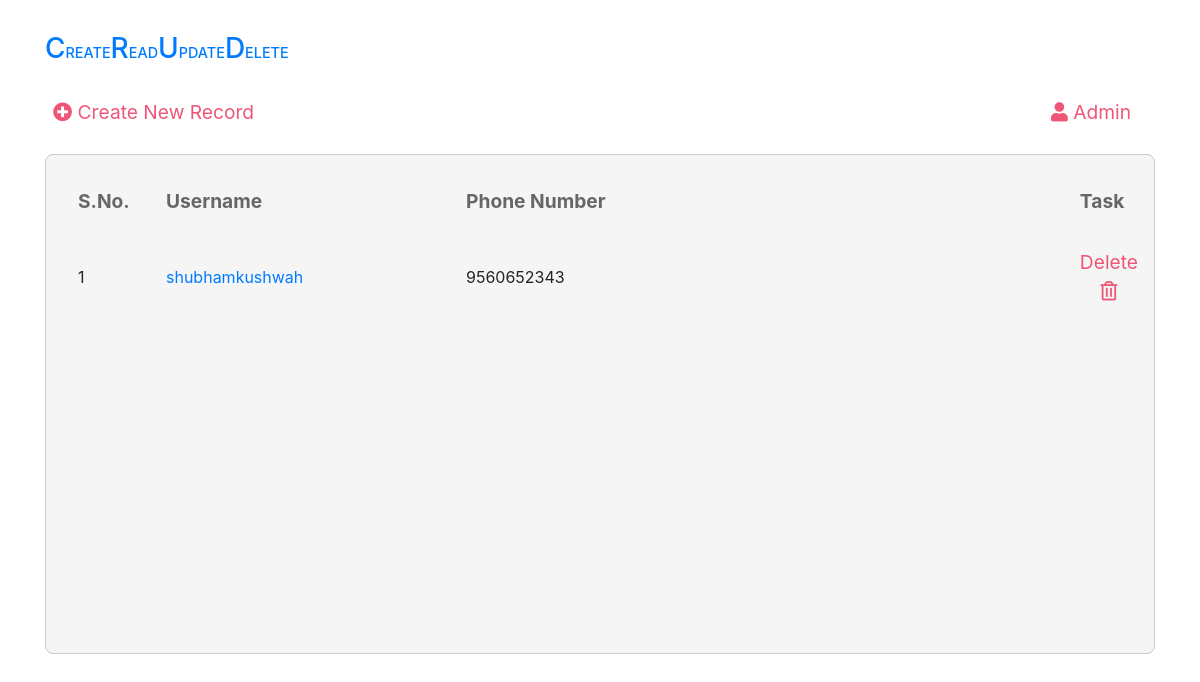
Before: / with the older database file.
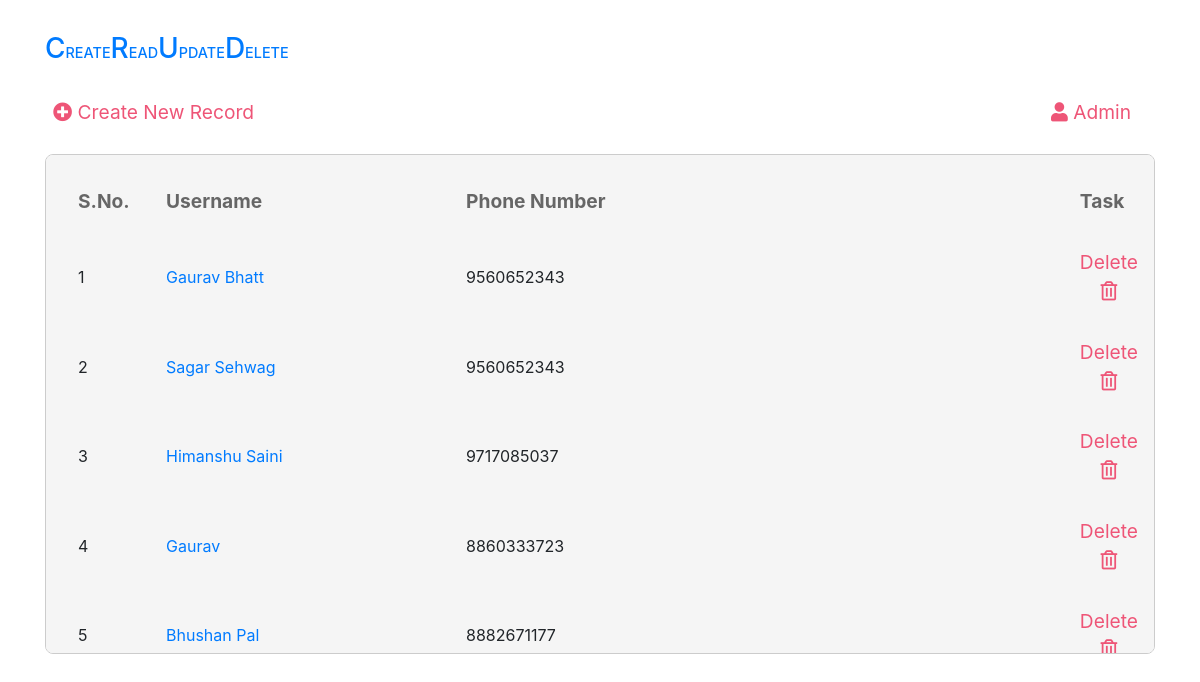
After: the same page with the newer database file.
### programmer/models.py (models this page shows, shortened)
class Programmer(models.Model):
    username = models.CharField(max_length=120)
    phone_no = models.CharField(max_length=20)
    timestamp = models.DateTimeField(auto_now=True)
    class Meta:
        ordering = ['-timestamp']

### programmer/views.py (the view, shortened to what this page needs)
# urls.py: url(r'^$', HomeView.as_view(), name="home"),
class HomeView(CreateView):
    form_class = ProgForm
    template_name = 'programmer/home.html'
    def get_context_data(self, *args, **kwargs):
        context = super(HomeView, self).get_context_data(*args, **kwargs)
        qs = Programmer.objects.all()
        context['object_list'] = qs
        context['submit_btn'] = 'Create'
        return context

### programmer/templates/programmer/home.html (shortened to what this page needs)
{% extends 'programmer/base.html' %}
{% block content %}
    <a data-toggle="modal" href="/" class="main-link" data-target="#exampleModalCenter"><i
            class="fas fa-plus-circle"></i> Create New Record</a>
    <a style="float: right;" href="/admin" class="main-link"><i class="fas fa-user"></i> Admin</a>
    <div class="table-container">
        <table class="main-table">
            <tr>
                <th style="width: 100px;">S.No.</th>
                <th style="width: 300px;">Username</th>
                <th>Phone Number</th>
                <th>Task</th>
            </tr>
            {% for obj in object_list %}
                <tr>
                    <td>{{ forloop.counter }}</td>
                    <td><a href="{% url 'programmer:update' pk=obj.pk %}">{{ obj.username }}</a></td>
                    <td>{{ obj.phone_no }}</td>
                    <td style="width: 50px; padding-right: 1rem; text-align: center;"><a style="font-size: 1.2rem; color: #ee5577;" href="/{{ obj.pk }}/delete">Delete <i class="far fa-trash-alt"></i></a></td>
                </tr>
            {% endfor %}
        </table>
    </div>
{% endblock %}

### programmer/templates/programmer/base.html (shortened to what this page needs)
<!DOCTYPE html>
<html lang="en">
<head>
    {% load staticfiles %}
    <link rel="stylesheet" href="{% static 'programmer/bootstrap/css/bootstrap.min.css' %}">
    <link href="https://use.fontawesome.com/releases/v5.0.4/css/all.css" rel="stylesheet">
    <link rel="stylesheet" href="{% static 'programmer/style-base.css' %}">
</head>
<body>
<div style="padding-top: 2rem;" class="container">
    <a href="/"><h3 class="text-primary">C<span class="small-title">REATE</span>R<span class="small-title">EAD</span>U<span
            class="small-title">PDATE</span>D<span class="small-title">ELETE</span></h3></a>
    {% block content %}
    {% endblock %}
</div>
</body>
</html>

### programmer/static/programmer/style-base.css (style rules this page uses)
body, html { height: 100%; margin: 0; padding: 0; }
.main-link { font-size: 1.2rem; padding: 0.5rem; margin: 1rem 1rem 1rem 0; color: #ee5577; display: inline-block; text-decoration: none; transition: all .2s ease-in-out; }
.small-title { font-size: 0.9rem; }
.main-link::after { content: ''; display: block; width: 0; border-radius: 50%; height: 4px; background: #ee5577; transition: all .3s; }
.table-container { height: 500px; background-color: #f5f5f5; border: 1px solid #cccccc; border-radius: .5rem; padding: 1rem 0; overflow: scroll; }
.main-table { padding: 1rem; width: 100%; }
.main-table th { font-size: 1.2rem; color: #666666; padding: 1rem 0; }
.main-table td { padding: 1rem 0; }
.main-table th:first-child { padding-left: 2rem; }
.main-table td:first-child { width: 120px; padding-left: 2rem; }

Changed rows visible on the page:
removed Programmer: username "shubhamkushwah", phone_no "9560652343"
added Programmer: username "Gaurav Bhatt", phone_no "9560652343"
added Programmer: username "Sagar Sehwag", phone_no "9560652343"
added Programmer: username "Himanshu Saini", phone_no "9717085037"
added Programmer: username "Gaurav", phone_no "8860333723"
added Programmer: username "Bhushan Pal", phone_no "8882671177"
